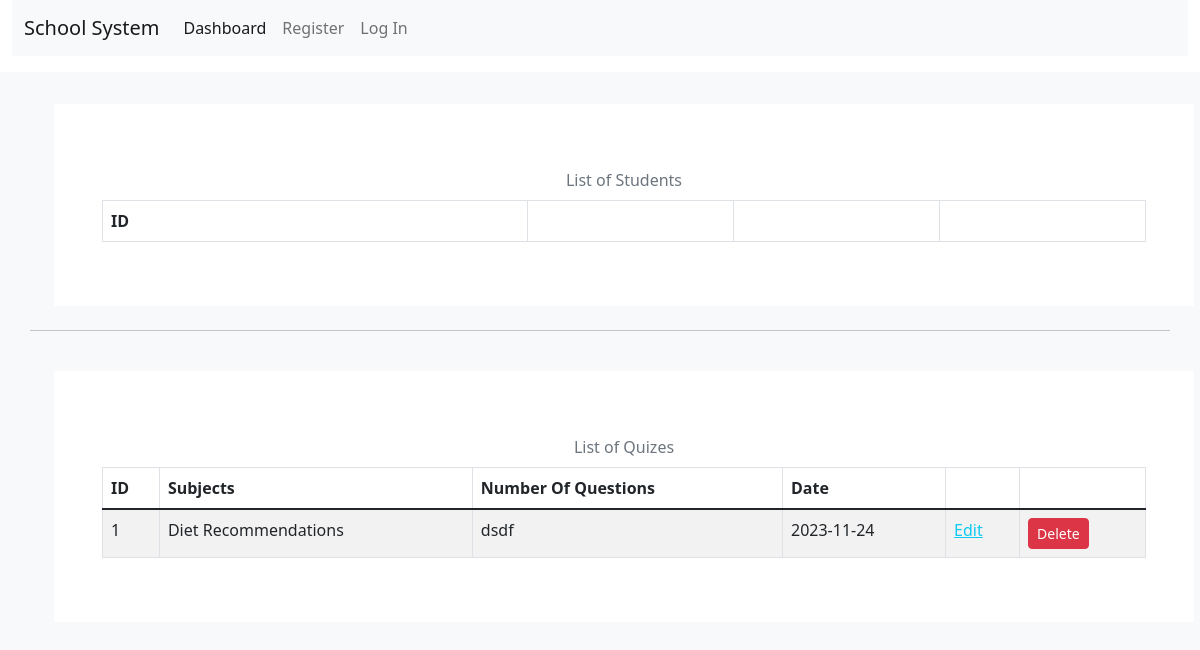
The app's page /dashboard, older data.
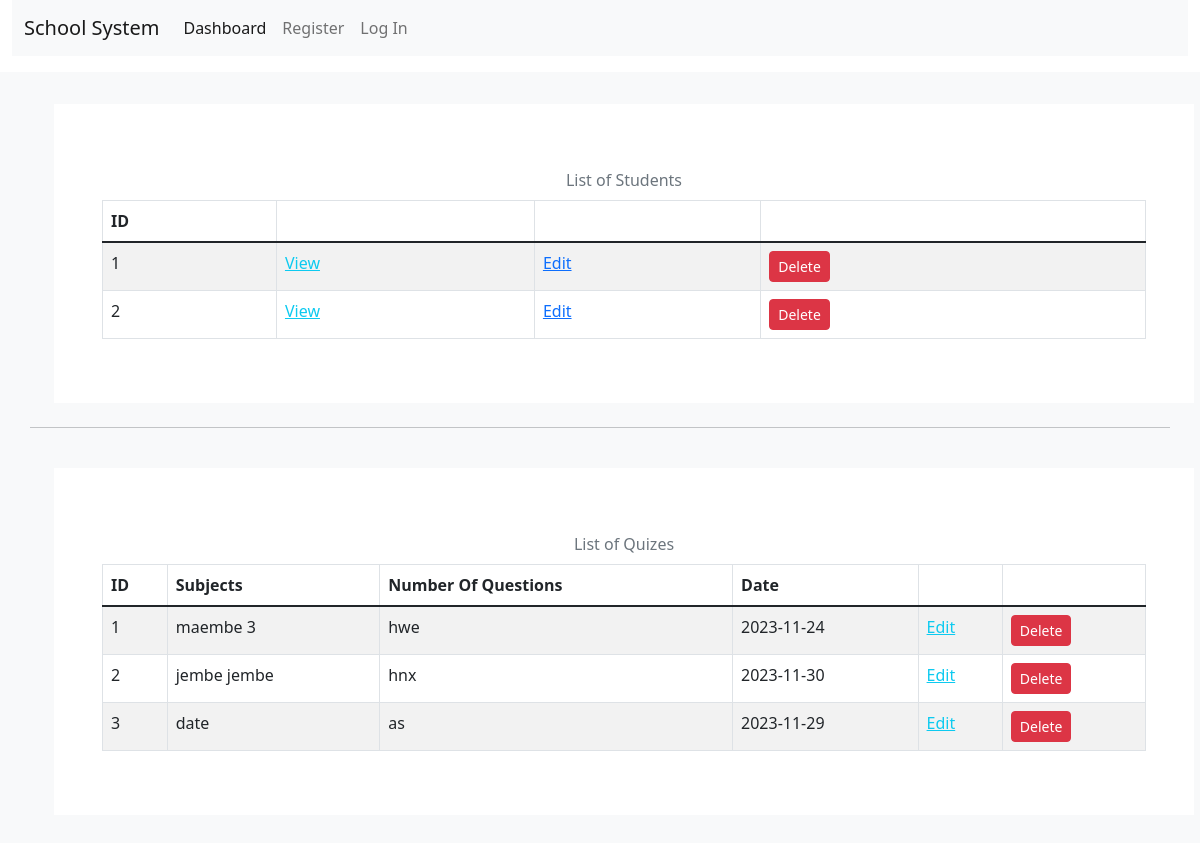
The same page, newer data.
### tables this page shows
CREATE TABLE Quizes(
    id INTEGER PRIMARY KEY AUTOINCREMENT,
    -- user_id INTEGER NOT NULL,
    created TIMESTAMP NOT NULL DEFAULT CURRENT_TIMESTAMP,
    title TEXT NOT NULL,
    questions TEXT NOT NULL,
    date_given DATE NOT NULL
    -- complete BOOLEAN NOT NULL DEFAULT FALSE,

    -- FOREIGN KEY (user_id) REFERENCES user (id)
);

CREATE TABLE Students(
    id INTEGER PRIMARY KEY AUTOINCREMENT,    
    created TIMESTAMP NOT NULL DEFAULT CURRENT_TIMESTAMP,
    firstname TEXT NOT NULL,
    lastname TEXT NOT NULL
    

    -- FOREIGN KEY (user_id) REFERENCES user (id)
);

### class_app.py (the view)
@bp.route("/dashboard")
def index():
    db = get_db()
    students = db.execute("SELECT * FROM Students").fetchall()
    quizes = db.execute("SELECT * FROM Quizes ").fetchall()
    return render_template(
        "class/dashboard.html",
        students=students,
        quizes=quizes,
    )

### auth.py (called while the page is built)
@bp.before_app_request
def load_logged_in_user():
    user_id = session.get("user_id")
    if user_id is None:
        g.user = None
    else:
        g.user = (
            get_db().execute("SELECT * FROM user WHERE id = ?", (user_id,)).fetchone()
        )

### db.py (called while the page is built)
def get_db():
    if "db" not in g:
        g.db = sqlite3.connect(
            current_app.config["DATABASE"], detect_types=sqlite3.PARSE_DECLTYPES
        )
        g.db.row_factory = sqlite3.Row
    return g.db

### templates/class/dashboard.html (shortened to what this page needs)
{% extends 'base.html' %}
{% block content %}
<div class="container">
  <div class="row mt-3 pt-2">
  </div>
  <div class="row"
    <div class="col-md-8">
      <div class=" p-5 m-4 bg-white">
        <div class="table-responsive">
<table class="table table-striped table-bordered p-2 caption-top">
  <h2 class="text-decoration-underline"><caption class="text-center">List of Students</caption></h2>
  <thead>
    <tr>
      <th scope="col">ID</th>
      <th scope="col"></th>
      <th scope="col"></th>
      <th scope="col"></th>
    </tr>
  </thead>
  <tbody class="table-group-divider">
  {% for student in students %}
    <tr>
      <td>{{ student['id'] }}</td>
      <td> <a href="{{ url_for('class_app.view_student_results', id=student['id']) }}" class="text-info">View</a></td>
      <td>
        <a class="text-primary" href="{{ url_for('class_app.update', id=student['id']) }}">Edit</a>
    </td>
    <td>
        <form action="{{ url_for('class_app.delete_student', id=student['id']) }}" method="post">
    <input class="btn btn-sm btn-danger" type="submit" value="Delete" onclick="return confirm('Are you sure?');">
  </form>
    </td>
    </tr>
  {% endfor %}
  </tbody>
</table>
</div>
      </div>
      <hr>
  <div class=" p-5 m-4 bg-white">
        <div class="table-responsive">
<table class="table table-striped table-bordered p-2 caption-top">
  <h2 class="text-decoration-underline"><caption class="text-center">List of Quizes</caption></h2>
  <thead>
    <tr>
      <th scope="col">ID</th>
      <th scope="col">Subjects</th>
      <th scope="col">Number Of Questions</th>
      <th scope="col">Date</th>
      <th scope="col"></th>
      <th scope="col"></th>
    </tr>
  </thead>
  <tbody class="table-group-divider">
  {% for quiz in quizes %}
    <tr>
      <td>{{ quiz['id'] }}</td>
      <td>{{ quiz['title'] }}</td>
      <td> {{ quiz['questions'] }}</td>
      <td> {{ quiz['date_given'] }}</td>
       <td>
        <a class="text-info" href="{{ url_for('class_app.update_quiz', id=quiz['id']) }}">Edit</a>
      </td>
      <td>
        <form action="{{ url_for('class_app.delete_quiz', id=quiz['id']) }}" method="post">
    <input class="btn btn-sm btn-danger" type="submit" value="Delete" onclick="return confirm('Are you sure?');">
  </form>
      </td>
    </tr>
  {% endfor %}
  </tbody>
</table>
</div>
      </div>
    </div>
  </div>
{% endblock %}

Row changes from the older to the newer data that the page shows:
added Students: id "1"
added Students: id "2"
changed Quizes id 1: title "Diet Recommendations" → "maembe 3"; questions "dsdf" → "hwe"
added Quizes: id "2", title "jembe jembe", questions "hnx", date_given "2023-11-30"
added Quizes: id "3", title "date", questions "as", date_given "2023-11-29"
